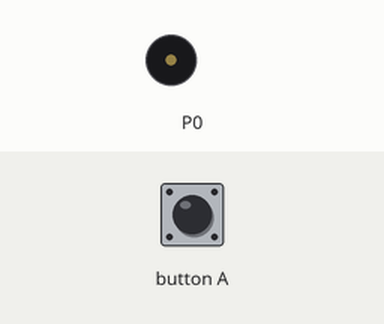
Simulated run of this program. Board: BBC micro:bit (MakeCode). Shown: buzzer (waves = sounding). The test bench sets the inputs (shaded band).

Above: at 1.2 s.
1.3 s: button A pressed for 0.15 s
At 2.6 s:
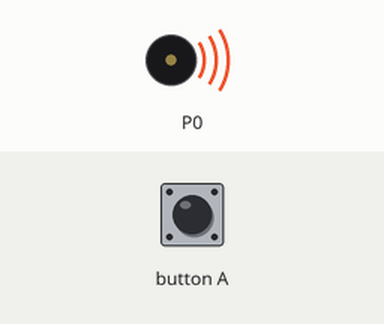
Timing chart, 0 to 10.3 s (numbered marks = the images above; inputs shaded):
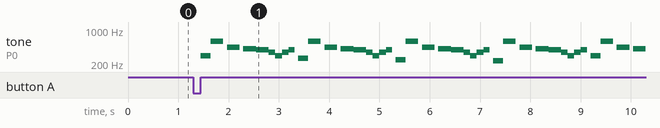

The program:

main.ts
```typescript
input.onButtonPressed(Button.A, function () {
    music.playTone(294, music.beat(BeatFraction.Eighth))
    music.playTone(294, music.beat(BeatFraction.Quarter))
    music.playTone(587, music.beat(BeatFraction.Half))
    music.rest(music.beat(BeatFraction.Eighth))
    music.playTone(440, music.beat(BeatFraction.Half))
    music.rest(music.beat(BeatFraction.Eighth))
    music.playTone(415, music.beat(BeatFraction.Half))
    music.playTone(392, music.beat(BeatFraction.Half))
    music.playTone(349, music.beat(BeatFraction.Quarter))
    music.playTone(294, music.beat(BeatFraction.Quarter))
    music.playTone(349, music.beat(BeatFraction.Quarter))
    music.playTone(392, music.beat(BeatFraction.Quarter))
    music.rest(music.beat(BeatFraction.Eighth))
    music.playTone(262, music.beat(BeatFraction.Eighth))
    music.playTone(262, music.beat(BeatFraction.Quarter))
    music.playTone(587, music.beat(BeatFraction.Half))
    music.rest(music.beat(BeatFraction.Eighth))
    music.playTone(440, music.beat(BeatFraction.Half))
    music.rest(music.beat(BeatFraction.Eighth))
    music.playTone(415, music.beat(BeatFraction.Half))
    music.playTone(392, music.beat(BeatFraction.Half))
    music.playTone(349, music.beat(BeatFraction.Quarter))
    music.playTone(294, music.beat(BeatFraction.Quarter))
    music.playTone(349, music.beat(BeatFraction.Quarter))
    music.playTone(392, music.beat(BeatFraction.Quarter))
    music.rest(music.beat(BeatFraction.Eighth))
    music.playTone(247, music.beat(BeatFraction.Eighth))
    music.playTone(247, music.beat(BeatFraction.Quarter))
    music.playTone(587, music.beat(BeatFraction.Half))
    music.rest(music.beat(BeatFraction.Eighth))
    music.playTone(440, music.beat(BeatFraction.Half))
    music.rest(music.beat(BeatFraction.Eighth))
    music.playTone(415, music.beat(BeatFraction.Half))
    music.playTone(392, music.beat(BeatFraction.Half))
    music.playTone(349, music.beat(BeatFraction.Quarter))
    music.playTone(294, music.beat(BeatFraction.Quarter))
    music.playTone(349, music.beat(BeatFraction.Quarter))
    music.playTone(392, music.beat(BeatFraction.Quarter))
    music.rest(music.beat(BeatFraction.Eighth))
    music.playTone(233, music.beat(BeatFraction.Eighth))
    music.playTone(233, music.beat(BeatFraction.Quarter))
    music.playTone(587, music.beat(BeatFraction.Half))
    music.rest(music.beat(BeatFraction.Eighth))
    music.playTone(440, music.beat(BeatFraction.Half))
    music.rest(music.beat(BeatFraction.Eighth))
    music.playTone(415, music.beat(BeatFraction.Half))
    music.playTone(392, music.beat(BeatFraction.Half))
    music.playTone(349, music.beat(BeatFraction.Quarter))
    music.playTone(294, music.beat(BeatFraction.Quarter))
    music.playTone(349, music.beat(BeatFraction.Quarter))
    music.playTone(392, music.beat(BeatFraction.Quarter))
    music.rest(music.beat(BeatFraction.Eighth))
    music.playTone(294, music.beat(BeatFraction.Eighth))
    music.playTone(294, music.beat(BeatFraction.Quarter))
    music.playTone(587, music.beat(BeatFraction.Half))
    music.rest(music.beat(BeatFraction.Eighth))
    music.playTone(440, music.beat(BeatFraction.Half))
    music.rest(music.beat(BeatFraction.Eighth))
    music.playTone(415, music.beat(BeatFraction.Half))
    music.playTone(392, music.beat(BeatFraction.Half))
    music.playTone(349, music.beat(BeatFraction.Quarter))
    music.playTone(294, music.beat(BeatFraction.Quarter))
    music.playTone(349, music.beat(BeatFraction.Quarter))
    music.playTone(392, music.beat(BeatFraction.Quarter))
    music.rest(music.beat(BeatFraction.Eighth))
    music.playTone(262, music.beat(BeatFraction.Eighth))
    music.playTone(262, music.beat(BeatFraction.Quarter))
    music.playTone(587, music.beat(BeatFraction.Half))
    music.rest(music.beat(BeatFraction.Eighth))
    music.playTone(440, music.beat(BeatFraction.Half))
    music.rest(music.beat(BeatFraction.Eighth))
    music.playTone(415, music.beat(BeatFraction.Half))
    music.playTone(392, music.beat(BeatFraction.Half))
    music.playTone(349, music.beat(BeatFraction.Quarter))
    music.playTone(294, music.beat(BeatFraction.Quarter))
    music.playTone(349, music.beat(BeatFraction.Quarter))
    music.playTone(392, music.beat(BeatFraction.Quarter))
    music.rest(music.beat(BeatFraction.Eighth))
    music.playTone(247, music.beat(BeatFraction.Eighth))
    music.playTone(247, music.beat(BeatFraction.Quarter))
    music.playTone(587, music.beat(BeatFraction.Half))
    music.rest(music.beat(BeatFraction.Eighth))
    music.playTone(440, music.beat(BeatFraction.Half))
    music.rest(music.beat(BeatFraction.Eighth))
    music.playTone(415, music.beat(BeatFraction.Half))
    music.playTone(392, music.beat(BeatFraction.Half))
    music.playTone(349, music.beat(BeatFraction.Quarter))
    music.playTone(294, music.beat(BeatFraction.Quarter))
    music.playTone(349, music.beat(BeatFraction.Quarter))
    music.playTone(392, music.beat(BeatFraction.Quarter))
    music.rest(music.beat(BeatFraction.Eighth))
    music.playTone(233, music.beat(BeatFraction.Eighth))
    music.playTone(233, music.beat(BeatFraction.Quarter))
    music.playTone(587, music.beat(BeatFraction.Half))
    music.rest(music.beat(BeatFraction.Eighth))
    music.playTone(440, music.beat(BeatFraction.Half))
    music.rest(music.beat(BeatFraction.Eighth))
    music.playTone(415, music.beat(BeatFraction.Half))
    music.playTone(392, music.beat(BeatFraction.Half))
    music.playTone(349, music.beat(BeatFraction.Quarter))
    music.playTone(294, music.beat(BeatFraction.Quarter))
    music.playTone(349, music.beat(BeatFraction.Quarter))
    music.playTone(392, music.beat(BeatFraction.Quarter))
    music.rest(music.beat(BeatFraction.Eighth))
    music.playTone(294, music.beat(BeatFraction.Eighth))
    music.playTone(294, music.beat(BeatFraction.Quarter))
    music.playTone(587, music.beat(BeatFraction.Half))
    music.rest(music.beat(BeatFraction.Eighth))
    music.playTone(440, music.beat(BeatFraction.Half))
    music.rest(music.beat(BeatFraction.Eighth))
    music.playTone(415, music.beat(BeatFraction.Half))
    music.playTone(392, music.beat(BeatFraction.Half))
    music.playTone(349, music.beat(BeatFraction.Quarter))
    music.playTone(294, music.beat(BeatFraction.Quarter))
    music.playTone(349, music.beat(BeatFraction.Quarter))
    music.playTone(392, music.beat(BeatFraction.Quarter))
    music.rest(music.beat(BeatFraction.Eighth))
    music.playTone(262, music.beat(BeatFraction.Eighth))
    music.playTone(262, music.beat(BeatFraction.Quarter))
    music.playTone(587, music.beat(BeatFraction.Half))
    music.rest(music.beat(BeatFraction.Eighth))
    music.playTone(440, music.beat(BeatFraction.Half))
    music.rest(music.beat(BeatFraction.Eighth))
    music.playTone(415, music.beat(BeatFraction.Half))
    music.playTone(392, music.beat(BeatFraction.Half))
    music.playTone(349, music.beat(BeatFraction.Quarter))
    music.playTone(294, music.beat(BeatFraction.Quarter))
    music.playTone(349, music.beat(BeatFraction.Quarter))
    music.playTone(392, music.beat(BeatFraction.Quarter))
    music.rest(music.beat(BeatFraction.Eighth))
    music.playTone(247, music.beat(BeatFraction.Eighth))
    music.playTone(247, music.beat(BeatFraction.Quarter))
    music.playTone(587, music.beat(BeatFraction.Half))
    music.rest(music.beat(BeatFraction.Eighth))
    music.playTone(440, music.beat(BeatFraction.Half))
    music.rest(music.beat(BeatFraction.Eighth))
    music.playTone(415, music.beat(BeatFraction.Half))
    music.playTone(392, music.beat(BeatFraction.Half))
    music.playTone(349, music.beat(BeatFraction.Quarter))
    music.playTone(294, music.beat(BeatFraction.Quarter))
    music.playTone(349, music.beat(BeatFraction.Quarter))
    music.playTone(392, music.beat(BeatFraction.Quarter))
    music.rest(music.beat(BeatFraction.Eighth))
    music.playTone(233, music.beat(BeatFraction.Eighth))
    music.playTone(233, music.beat(BeatFraction.Quarter))
    music.playTone(587, music.beat(BeatFraction.Half))
    music.rest(music.beat(BeatFraction.Eighth))
    music.playTone(440, music.beat(BeatFraction.Half))
    music.rest(music.beat(BeatFraction.Eighth))
    music.playTone(415, music.beat(BeatFraction.Half))
    music.playTone(392, music.beat(BeatFraction.Half))
    music.playTone(349, music.beat(BeatFraction.Quarter))
    music.playTone(294, music.beat(BeatFraction.Quarter))
    music.playTone(349, music.beat(BeatFraction.Quarter))
    music.playTone(392, music.beat(BeatFraction.Quarter))
    music.playTone(349, music.beat(BeatFraction.Half))
    music.playTone(349, music.beat(BeatFraction.Quarter))
    music.playTone(349, music.beat(BeatFraction.Quarter))
    music.rest(music.beat(BeatFraction.Quarter))
    music.playTone(349, music.beat(BeatFraction.Half))
    music.rest(music.beat(BeatFraction.Quarter))
    music.playTone(294, music.beat(BeatFraction.Quarter))
    music.rest(music.beat(BeatFraction.Quarter))
    music.playTone(294, music.beat(BeatFraction.Half))
    music.playTone(349, music.beat(BeatFraction.Half))
    music.playTone(349, music.beat(BeatFraction.Quarter))
    music.playTone(349, music.beat(BeatFraction.Quarter))
    music.rest(music.beat(BeatFraction.Quarter))
    music.playTone(392, music.beat(BeatFraction.Half))
    music.rest(music.beat(BeatFraction.Quarter))
    music.playTone(415, music.beat(BeatFraction.Half))
    music.playTone(392, music.beat(BeatFraction.Quarter))
    music.rest(music.beat(BeatFraction.Quarter))
    music.playTone(349, music.beat(BeatFraction.Quarter))
    music.playTone(392, music.beat(BeatFraction.Quarter))
    music.playTone(349, music.beat(BeatFraction.Half))
    music.playTone(349, music.beat(BeatFraction.Quarter))
    music.playTone(349, music.beat(BeatFraction.Quarter))
    music.rest(music.beat(BeatFraction.Quarter))
    music.playTone(392, music.beat(BeatFraction.Quarter))
    music.rest(music.beat(BeatFraction.Quarter))
    music.playTone(415, music.beat(BeatFraction.Quarter))
    music.rest(music.beat(BeatFraction.Quarter))
    music.playTone(440, music.beat(BeatFraction.Quarter))
    music.rest(music.beat(BeatFraction.Quarter))
    music.playTone(523, music.beat(BeatFraction.Quarter))
    music.rest(music.beat(BeatFraction.Quarter))
    music.playTone(440, music.beat(BeatFraction.Quarter))
    music.playTone(587, music.beat(BeatFraction.Half))
    music.playTone(587, music.beat(BeatFraction.Half))
    music.playTone(587, music.beat(BeatFraction.Quarter))
    music.playTone(440, music.beat(BeatFraction.Quarter))
    music.playTone(587, music.beat(BeatFraction.Quarter))
    music.playTone(523, music.beat(BeatFraction.Half))
    music.rest(music.beat(BeatFraction.Half))
    music.playTone(440, music.beat(BeatFraction.Half))
    music.playTone(440, music.beat(BeatFraction.Quarter))
    music.playTone(440, music.beat(BeatFraction.Quarter))
    music.rest(music.beat(BeatFraction.Quarter))
    music.playTone(440, music.beat(BeatFraction.Quarter))
    music.rest(music.beat(BeatFraction.Quarter))
    music.playTone(440, music.beat(BeatFraction.Quarter))
    music.rest(music.beat(BeatFraction.Quarter))
    music.playTone(392, music.beat(BeatFraction.Quarter))
    music.rest(music.beat(BeatFraction.Quarter))
    music.playTone(392, music.beat(BeatFraction.Half))
    music.playTone(440, music.beat(BeatFraction.Half))
    music.playTone(440, music.beat(BeatFraction.Quarter))
    music.playTone(440, music.beat(BeatFraction.Quarter))
    music.rest(music.beat(BeatFraction.Quarter))
    music.playTone(440, music.beat(BeatFraction.Quarter))
    music.rest(music.beat(BeatFraction.Quarter))
    music.playTone(392, music.beat(BeatFraction.Quarter))
    music.rest(music.beat(BeatFraction.Quarter))
    music.playTone(440, music.beat(BeatFraction.Quarter))
    music.rest(music.beat(BeatFraction.Quarter))
    music.playTone(587, music.beat(BeatFraction.Quarter))
    music.rest(music.beat(BeatFraction.Quarter))
    music.playTone(440, music.beat(BeatFraction.Quarter))
    music.playTone(392, music.beat(BeatFraction.Quarter))
    music.playTone(587, music.beat(BeatFraction.Half))
    music.playTone(440, music.beat(BeatFraction.Half))
    music.playTone(392, music.beat(BeatFraction.Half))
    music.playTone(349, music.beat(BeatFraction.Half))
    music.playTone(523, music.beat(BeatFraction.Half))
    music.playTone(392, music.beat(BeatFraction.Half))
    music.playTone(349, music.beat(BeatFraction.Half))
    music.playTone(330, music.beat(BeatFraction.Half))
    music.playTone(294, music.beat(BeatFraction.Half))
    music.playTone(330, music.beat(BeatFraction.Half))
    music.playTone(349, music.beat(BeatFraction.Quarter))
    music.playTone(349, music.beat(BeatFraction.Half))
    music.rest(music.beat(BeatFraction.Quarter))
    music.playTone(523, music.beat(BeatFraction.Whole))
    music.playTone(294, music.beat(BeatFraction.Eighth))
    music.playTone(294, music.beat(BeatFraction.Quarter))
    music.playTone(587, music.beat(BeatFraction.Half))
    music.rest(music.beat(BeatFraction.Eighth))
    music.playTone(440, music.beat(BeatFraction.Half))
    music.rest(music.beat(BeatFraction.Eighth))
    music.playTone(415, music.beat(BeatFraction.Half))
    music.playTone(392, music.beat(BeatFraction.Half))
    music.playTone(349, music.beat(BeatFraction.Quarter))
    music.playTone(294, music.beat(BeatFraction.Quarter))
    music.playTone(349, music.beat(BeatFraction.Quarter))
    music.playTone(392, music.beat(BeatFraction.Quarter))
    music.rest(music.beat(BeatFraction.Eighth))
    music.playTone(262, music.beat(BeatFraction.Eighth))
    music.playTone(262, music.beat(BeatFraction.Quarter))
    music.playTone(587, music.beat(BeatFraction.Half))
    music.rest(music.beat(BeatFraction.Eighth))
    music.playTone(440, music.beat(BeatFraction.Half))
    music.rest(music.beat(BeatFraction.Eighth))
    music.playTone(415, music.beat(BeatFraction.Half))
    music.playTone(392, music.beat(BeatFraction.Half))
    music.playTone(349, music.beat(BeatFraction.Quarter))
    music.playTone(294, music.beat(BeatFraction.Quarter))
    music.playTone(349, music.beat(BeatFraction.Quarter))
    music.playTone(392, music.beat(BeatFraction.Quarter))
    music.rest(music.beat(BeatFraction.Eighth))
    music.playTone(247, music.beat(BeatFraction.Eighth))
    music.playTone(247, music.beat(BeatFraction.Quarter))
    music.playTone(587, music.beat(BeatFraction.Half))
    music.rest(music.beat(BeatFraction.Eighth))
    music.playTone(440, music.beat(BeatFraction.Half))
    music.rest(music.beat(BeatFraction.Eighth))
    music.playTone(415, music.beat(BeatFraction.Half))
    music.playTone(392, music.beat(BeatFraction.Half))
    music.playTone(349, music.beat(BeatFraction.Quarter))
    music.playTone(294, music.beat(BeatFraction.Quarter))
    music.playTone(349, music.beat(BeatFraction.Quarter))
    music.playTone(392, music.beat(BeatFraction.Quarter))
    music.rest(music.beat(BeatFraction.Eighth))
    music.playTone(233, music.beat(BeatFraction.Eighth))
    music.playTone(233, music.beat(BeatFraction.Quarter))
    music.playTone(587, music.beat(BeatFraction.Half))
    music.rest(music.beat(BeatFraction.Eighth))
    music.playTone(440, music.beat(BeatFraction.Half))
    music.rest(music.beat(BeatFraction.Eighth))
    music.playTone(415, music.beat(BeatFraction.Half))
    music.playTone(392, music.beat(BeatFraction.Half))
    music.playTone(349, music.beat(BeatFraction.Quarter))
    music.playTone(294, music.beat(BeatFraction.Quarter))
    music.playTone(349, music.beat(BeatFraction.Quarter))
    music.playTone(392, music.beat(BeatFraction.Quarter))
    music.rest(music.beat(BeatFraction.Eighth))
    music.playTone(294, music.beat(BeatFraction.Eighth))
    music.playTone(294, music.beat(BeatFraction.Quarter))
    music.playTone(587, music.beat(BeatFraction.Half))
    music.rest(music.beat(BeatFraction.Eighth))
    music.playTone(440, music.beat(BeatFraction.Half))
    music.rest(music.beat(BeatFraction.Eighth))
    music.playTone(415, music.beat(BeatFraction.Half))
    music.playTone(392, music.beat(BeatFraction.Half))
    music.playTone(349, music.beat(BeatFraction.Quarter))
    music.playTone(294, music.beat(BeatFraction.Quarter))
    music.playTone(349, music.beat(BeatFraction.Quarter))
    music.playTone(392, music.beat(BeatFraction.Quarter))
    music.rest(music.beat(BeatFraction.Eighth))
    music.playTone(262, music.beat(BeatFraction.Eighth))
    music.playTone(262, music.beat(BeatFraction.Quarter))
    music.playTone(587, music.beat(BeatFraction.Half))
    music.rest(music.beat(BeatFraction.Eighth))
    music.playTone(440, music.beat(BeatFraction.Half))
    music.rest(music.beat(BeatFraction.Eighth))
    music.playTone(415, music.beat(BeatFraction.Half))
    music.playTone(392, music.beat(BeatFraction.Half))
    music.playTone(349, music.beat(BeatFraction.Quarter))
    music.playTone(294, music.beat(BeatFraction.Quarter))
    music.playTone(349, music.beat(BeatFraction.Quarter))
    music.playTone(392, music.beat(BeatFraction.Quarter))
    music.rest(music.beat(BeatFraction.Eighth))
    music.playTone(247, music.beat(BeatFraction.Eighth))
    music.playTone(247, music.beat(BeatFraction.Quarter))
    music.playTone(587, music.beat(BeatFraction.Half))
    music.rest(music.beat(BeatFraction.Eighth))
    music.playTone(440, music.beat(BeatFraction.Half))
    music.rest(music.beat(BeatFraction.Eighth))
    music.playTone(415, music.beat(BeatFraction.Half))
    music.playTone(392, music.beat(BeatFraction.Half))
    music.playTone(349, music.beat(BeatFraction.Quarter))
    music.playTone(294, music.beat(BeatFraction.Quarter))
    music.playTone(349, music.beat(BeatFraction.Quarter))
    music.playTone(392, music.beat(BeatFraction.Quarter))
    music.rest(music.beat(BeatFraction.Eighth))
    music.playTone(233, music.beat(BeatFraction.Eighth))
    music.playTone(233, music.beat(BeatFraction.Quarter))
    music.playTone(587, music.beat(BeatFraction.Half))
    music.rest(music.beat(BeatFraction.Eighth))
    music.playTone(440, music.beat(BeatFraction.Half))
    music.rest(music.beat(BeatFraction.Eighth))
    music.playTone(415, music.beat(BeatFraction.Half))
    music.playTone(392, music.beat(BeatFraction.Half))
    music.playTone(349, music.beat(BeatFraction.Quarter))
    music.playTone(294, music.beat(BeatFraction.Quarter))
    music.playTone(349, music.beat(BeatFraction.Quarter))
    music.playTone(392, music.beat(BeatFraction.Quarter))
    music.rest(music.beat(BeatFraction.Eighth))
    music.playTone(294, music.beat(BeatFraction.Eighth))
    music.playTone(294, music.beat(BeatFraction.Quarter))
    music.playTone(587, music.beat(BeatFraction.Half))
    music.rest(music.beat(BeatFraction.Eighth))
    music.playTone(440, music.beat(BeatFraction.Half))
    music.rest(music.beat(BeatFraction.Eighth))
    music.playTone(415, music.beat(BeatFraction.Half))
    music.playTone(392, music.beat(BeatFraction.Half))
    music.playTone(349, music.beat(BeatFraction.Quarter))
    music.playTone(294, music.beat(BeatFraction.Quarter))
    music.playTone(349, music.beat(BeatFraction.Quarter))
    music.playTone(392, music.beat(BeatFraction.Quarter))
    music.rest(music.beat(BeatFraction.Eighth))
    music.playTone(262, music.beat(BeatFraction.Eighth))
    music.playTone(262, music.beat(BeatFraction.Quarter))
    music.playTone(587, music.beat(BeatFraction.Half))
    music.rest(music.beat(BeatFraction.Eighth))
    music.playTone(440, music.beat(BeatFraction.Half))
    music.rest(music.beat(BeatFraction.Eighth))
    music.playTone(415, music.beat(BeatFraction.Half))
    music.playTone(392, music.beat(BeatFraction.Half))
    music.playTone(349, music.beat(BeatFraction.Quarter))
    music.playTone(294, music.beat(BeatFraction.Quarter))
    music.playTone(349, music.beat(BeatFraction.Quarter))
    music.playTone(392, music.beat(BeatFraction.Quarter))
    music.rest(music.beat(BeatFraction.Eighth))
    music.playTone(247, music.beat(BeatFraction.Eighth))
    music.playTone(247, music.beat(BeatFraction.Quarter))
    music.playTone(587, music.beat(BeatFraction.Half))
    music.rest(music.beat(BeatFraction.Eighth))
    music.playTone(440, music.beat(BeatFraction.Half))
    music.rest(music.beat(BeatFraction.Eighth))
    music.playTone(415, music.beat(BeatFraction.Half))
    music.playTone(392, music.beat(BeatFraction.Half))
    music.playTone(349, music.beat(BeatFraction.Quarter))
    music.playTone(294, music.beat(BeatFraction.Quarter))
    music.playTone(349, music.beat(BeatFraction.Quarter))
    music.playTone(392, music.beat(BeatFraction.Quarter))
    music.rest(music.beat(BeatFraction.Eighth))
    music.playTone(233, music.beat(BeatFraction.Eighth))
    music.playTone(233, music.beat(BeatFraction.Quarter))
    music.playTone(587, music.beat(BeatFraction.Half))
    music.rest(music.beat(BeatFraction.Eighth))
    music.playTone(440, music.beat(BeatFraction.Half))
    music.rest(music.beat(BeatFraction.Eighth))
    music.playTone(415, music.beat(BeatFraction.Half))
    music.playTone(392, music.beat(BeatFraction.Half))
    music.playTone(349, music.beat(BeatFraction.Quarter))
    music.playTone(294, music.beat(BeatFraction.Quarter))
    music.playTone(349, music.beat(BeatFraction.Quarter))
    music.playTone(392, music.beat(BeatFraction.Quarter))
})
```

Source omitted: test.ts (50 bytes)

Measured:
- after the input at 1.3 s, tone on P0: plays 294 Hz for 0.20 s, 587 Hz for 0.25 s, 440 Hz for 0.25 s, 415 Hz for 0.26 s, 392 Hz for 0.26 s, 349 Hz for 0.13 s … (40 notes in this stretch), starting after 0.15 s
